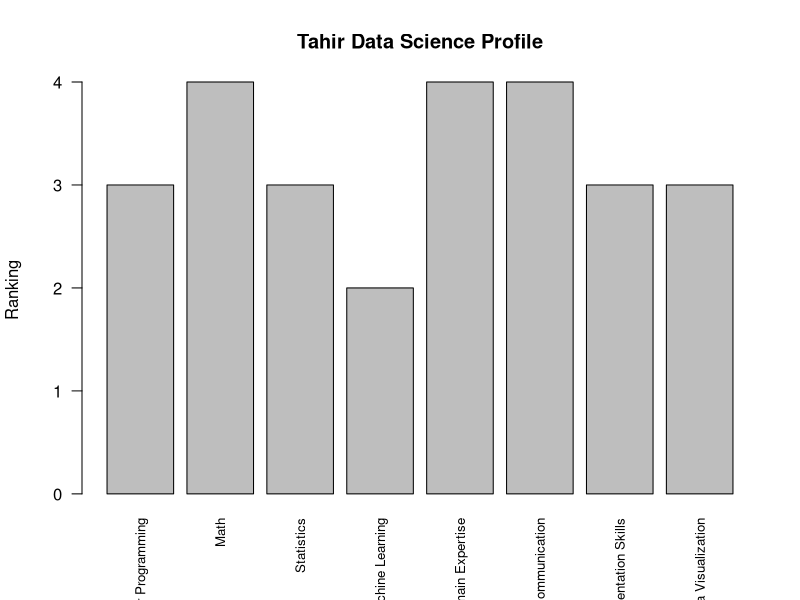

Source code (R):
category <- c("Computer Programming", "Math", "Statistics", "Machine Learning", 
            "Domain Expertise", "Communication", "Presentation Skills", "Data Visualization")
ranking <- c(3, 4, 3, 2, 4, 4, 3, 3)
tahir.dsprofile <- data.frame(category, ranking)
par(lend=0)
par(las=2)
barplot(tahir.dsprofile$ranking, ylab="Ranking", main="Tahir Data Science Profile", names.arg = tahir.dsprofile$category, cex.names=0.8)